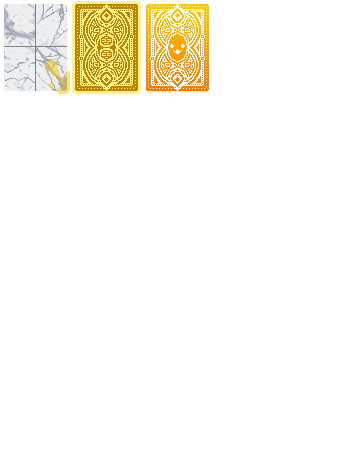
#> input picture assets/1x/6_NameTeam/ColdBeansBacks.png, 355 x 475 px
$ python resize.py ColdBeansBacks.png
#> lines starting #> are read from the running program, lines starting #| are printed output that depends on the picture
import sys
from PIL import Image
import os
import time

def upscale_pixel_art(input_image, output_directory, input_image_path):
    # Double the size
    new_size = (input_image.width * 2, input_image.height * 2)
    resized_image = input_image.resize(new_size, Image.NEAREST)  # NEAREST resampling preserves pixelation

    # Save the resized image
    filename = os.path.basename(input_image_path)
    output_image_path = os.path.join(output_directory, filename)
    resized_image.save(output_image_path)

if __name__ == "__main__":
    if len(sys.argv) < 2:
        print("Usage: py resize.py <input_image>")
        sys.exit(1)

    input_image_path = sys.argv[1]
    input_image = Image.open(input_image_path)
#> input_image is the input picture: PIL image 355x475 RGBA; mean R, G, B, A 26.5, 23.5, 15.9, 29

    output_directory = "../../2x/6_NameTeam" #omg hai it's me GhostSalt! thanks pissboys <3 i know you got this from another team but like. y'know. piss. if you catch my drift
    upscale_pixel_art(input_image, output_directory, input_image_path)
#> in upscale_pixel_art, `resized_image = input_image.resize(new_size, Image.NEAREST)`:
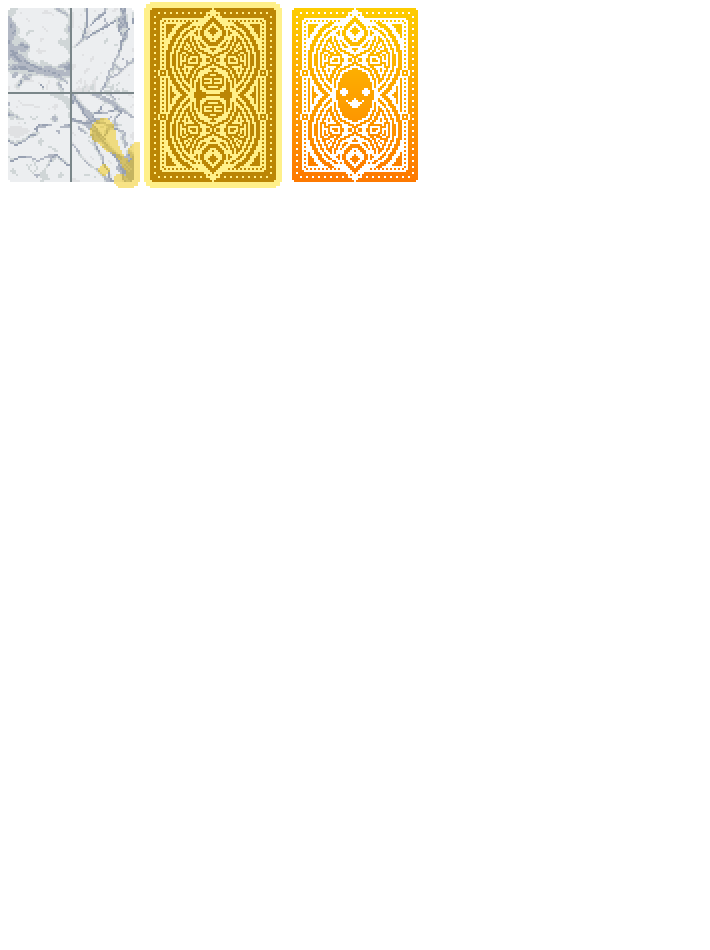
#> resized_image: PIL image 710x950 RGBA; mean R, G, B, A 26.5, 23.5, 15.9, 29; transparent parts drawn white

$ run again, on assets/1x/6_NameTeam/ColdBeansJokers2.png
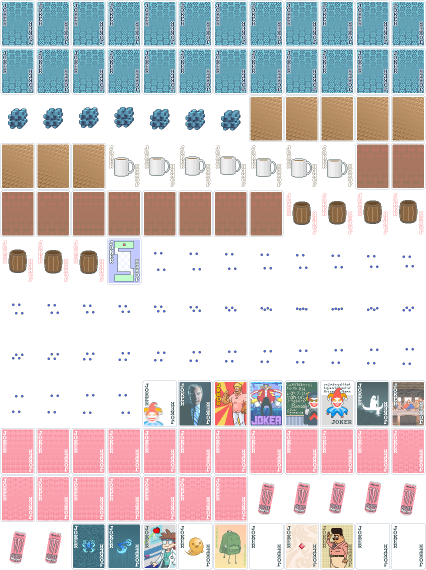
#> input picture assets/1x/6_NameTeam/ColdBeansJokers2.png, 852 x 1140 px (shown at 1/2 size)
#> input_image is the input picture: PIL image 852x1140 RGBA; mean R, G, B, A 105.4, 98.5, 99.7, 148.1
#> in upscale_pixel_art, `resized_image = input_image.resize(new_size, Image.NEAREST)`:
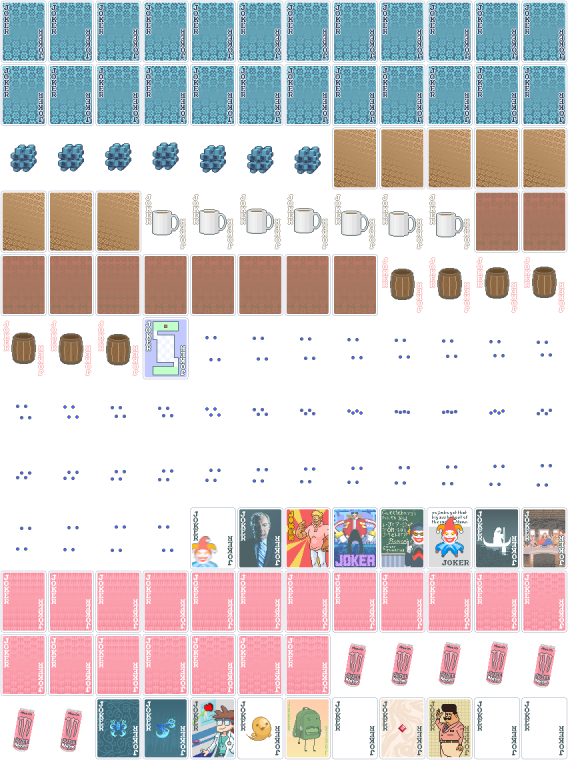
#> resized_image: PIL image 1704x2280 RGBA (shown at 1/3 size); mean R, G, B, A 105.4, 98.5, 99.7, 148.1; transparent parts drawn white
